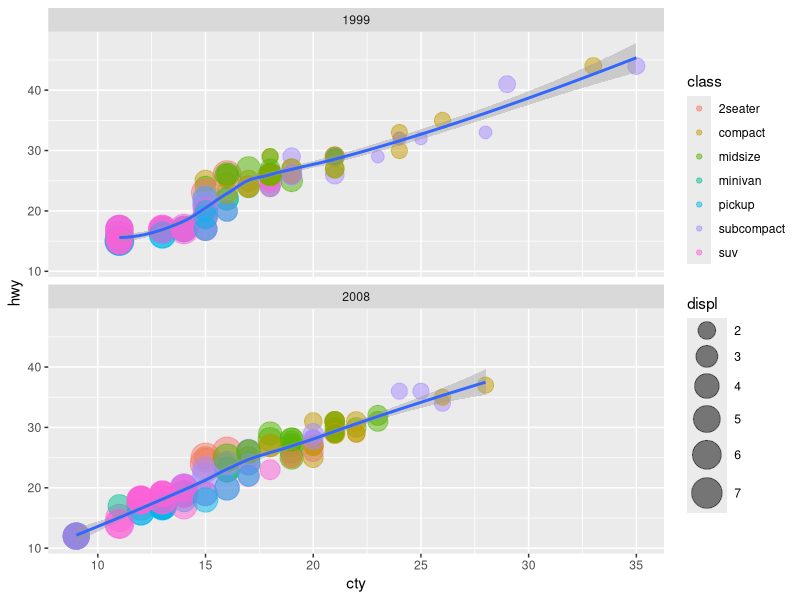
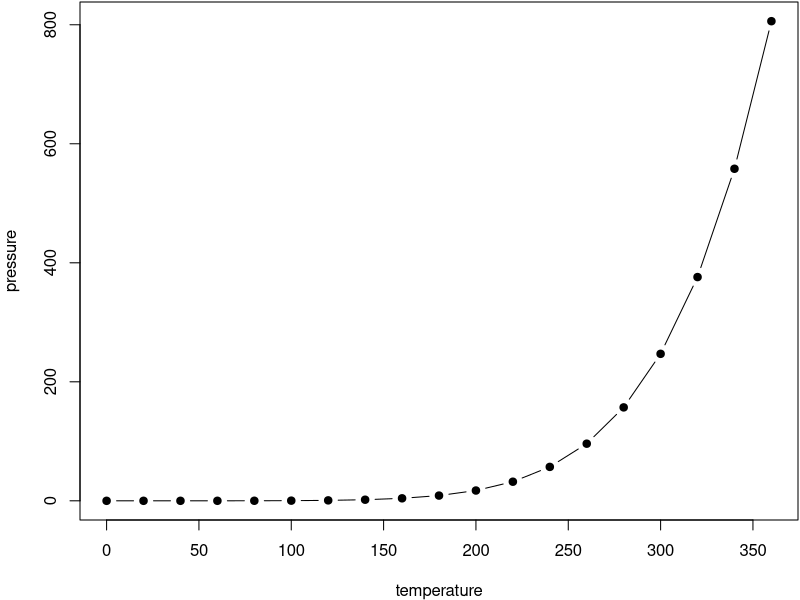
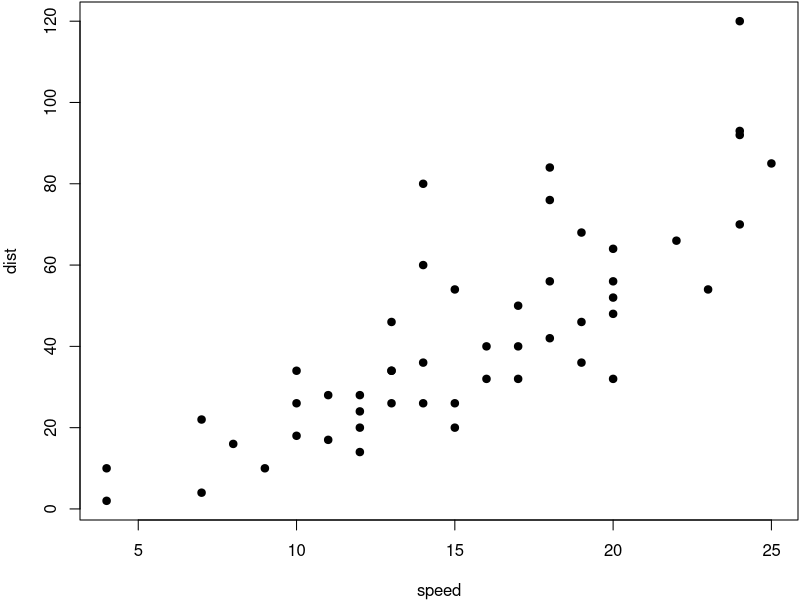

Here is the R script that generated these plots, in order:
## ---- chunk 1
knitr::opts_chunk$set(fig.pos = 'p')  # Places figures on their own pages
knitr::opts_chunk$set(out.width = '100%', dpi=300)

# I usually load my libraries up front to keep things organized
library(bookdown)
library(tidyverse)
#library(kableExtra)
#library(ggthemes)
#library(ggExtra)
## ---- chunk 2
knitr::opts_chunk$set(
  echo = TRUE,           # show code
  warning = FALSE,       # don't show warnings
  message = FALSE,       # don't show messages (less serious warnings)
  cache = FALSE,         # set to TRUE to save results from last compilation
  # pdf.options(family="GB1") #show chinese in plots
  fig.align = 'center',  # center figures
  # out.width = '75%',    # Set figure size to 75% of textline width
  # fig.asp = .75         # width-height ratio 
  fig.pos = 'p',         # Places figures on their own pages
  out.width = '100%', 
  dpi=300
)
# I usually load my libraries up front to keep things organized
library(bookdown)
library(tidyverse)
#library(kableExtra)
#library(ggthemes)
#library(ggExtra)
set.seed(2018)         # make random results reproducible
## ---- chunk 3
library(ggplot2)
p <- ggplot(data = mpg, mapping = aes(x = cty, y = hwy))
p + geom_point(aes(colour = class, size = displ), alpha = 0.5) +
  stat_smooth() + scale_size_continuous(range = c(4, 10)) +
  facet_wrap(~ year, ncol = 1)
## ---- chunk 4
par(mar = c(4, 4, .1, .1))
plot(pressure, pch = 19, type = 'b')
plot(cars, pch = 19)
